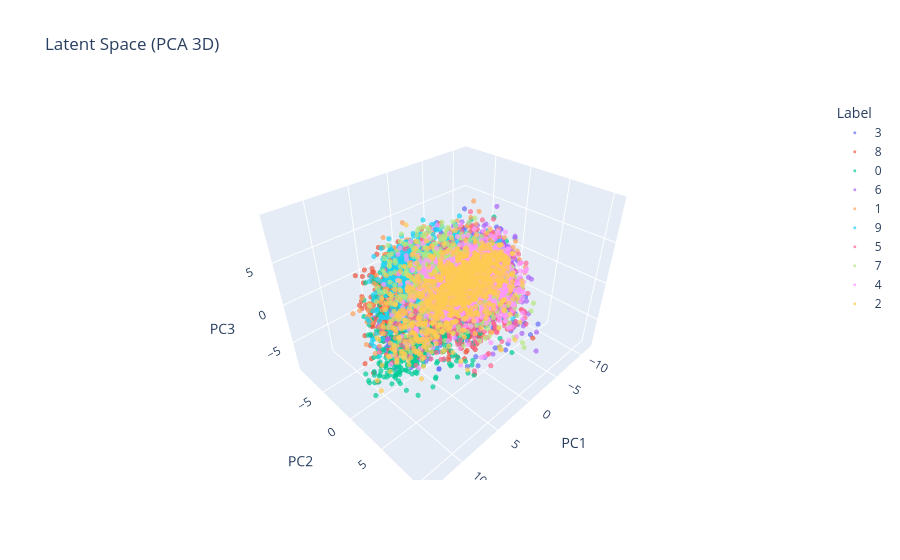

Here is the notebook cell this chart was saved with:
### Code cell
# Latent Model
latent_model = Model(input_layer, enc_layer_6)

# Latent representation
Z_conv = latent_model.predict(X_test)
print(Z_conv.shape)  # (10000, 4, 4, 128)

Z_flat = Z_conv.reshape(len(Z_conv), -1)
print(Z_flat.shape)  # (10000, 2048)

# PCA 3D
pca = PCA(n_components=3)
Z_3d = pca.fit_transform(Z_flat)
print(Z_3d.shape)  # (10000, 3)

y_plot = y_test.ravel()   

# Plotly 3D
fig = px.scatter_3d(
    x=Z_3d[:, 0],
    y=Z_3d[:, 1],
    z=Z_3d[:, 2],
    color=y_plot.astype(str),
    opacity=0.7,
    title="Latent Space (PCA 3D)",
    labels={
        "x": "PC1",
        "y": "PC2",
        "z": "PC3",
        "color": "Label"
    }
)

fig.update_traces(marker=dict(size=3))
fig.show()

### Figure 1 — Plotly figure (JSON) as saved in the notebook; plotly's stock layout.template omitted (floating-point values rounded to 4 significant figures; data arrays with more than 128 entries replaced by an {"elided": "..."} marker saying what was removed)
{"data": [{"hovertemplate": "Label=3<br>PC1=%{x}<br>PC2=%{y}<br>PC3=%{z}<extra></extra>", "legendgroup": "3", "marker": {"color": "#636efa", "opacity": 0.7, "size": 3, "symbol": "circle"}, "mode": "markers", "name": "3", "scene": "scene", "showlegend": true, "type": "scatter3d", "x": {"elided": "1000 float values"}, "y": {"elided": "1000 float values"}, "z": {"elided": "1000 float values"}}, {"hovertemplate": "Label=8<br>PC1=%{x}<br>PC2=%{y}<br>PC3=%{z}<extra></extra>", "legendgroup": "8", "marker": {"color": "#EF553B", "opacity": 0.7, "size": 3, "symbol": "circle"}, "mode": "markers", "name": "8", "scene": "scene", "showlegend": true, "type": "scatter3d", "x": {"elided": "1000 float values"}, "y": {"elided": "1000 float values"}, "z": {"elided": "1000 float values"}}, {"hovertemplate": "Label=0<br>PC1=%{x}<br>PC2=%{y}<br>PC3=%{z}<extra></extra>", "legendgroup": "0", "marker": {"color": "#00cc96", "opacity": 0.7, "size": 3, "symbol": "circle"}, "mode": "markers", "name": "0", "scene": "scene", "showlegend": true, "type": "scatter3d", "x": {"elided": "1000 float values"}, "y": {"elided": "1000 float values"}, "z": {"elided": "1000 float values"}}, {"hovertemplate": "Label=6<br>PC1=%{x}<br>PC2=%{y}<br>PC3=%{z}<extra></extra>", "legendgroup": "6", "marker": {"color": "#ab63fa", "opacity": 0.7, "size": 3, "symbol": "circle"}, "mode": "markers", "name": "6", "scene": "scene", "showlegend": true, "type": "scatter3d", "x": {"elided": "1000 float values"}, "y": {"elided": "1000 float values"}, "z": {"elided": "1000 float values"}}, {"hovertemplate": "Label=1<br>PC1=%{x}<br>PC2=%{y}<br>PC3=%{z}<extra></extra>", "legendgroup": "1", "marker": {"color": "#FFA15A", "opacity": 0.7, "size": 3, "symbol": "circle"}, "mode": "markers", "name": "1", "scene": "scene", "showlegend": true, "type": "scatter3d", "x": {"elided": "1000 float values"}, "y": {"elided": "1000 float values"}, "z": {"elided": "1000 float values"}}, {"hovertemplate": "Label=9<br>PC1=%{x}<br>PC2=%{y}<br>PC3=%{z}<extra></extra>", "legendgroup": "9", "marker": {"color": "#19d3f3", "opacity": 0.7, "size": 3, "symbol": "circle"}, "mode": "markers", "name": "9", "scene": "scene", "showlegend": true, "type": "scatter3d", "x": {"elided": "1000 float values"}, "y": {"elided": "1000 float values"}, "z": {"elided": "1000 float values"}}, {"hovertemplate": "Label=5<br>PC1=%{x}<br>PC2=%{y}<br>PC3=%{z}<extra></extra>", "legendgroup": "5", "marker": {"color": "#FF6692", "opacity": 0.7, "size": 3, "symbol": "circle"}, "mode": "markers", "name": "5", "scene": "scene", "showlegend": true, "type": "scatter3d", "x": {"elided": "1000 float values"}, "y": {"elided": "1000 float values"}, "z": {"elided": "1000 float values"}}, {"hovertemplate": "Label=7<br>PC1=%{x}<br>PC2=%{y}<br>PC3=%{z}<extra></extra>", "legendgroup": "7", "marker": {"color": "#B6E880", "opacity": 0.7, "size": 3, "symbol": "circle"}, "mode": "markers", "name": "7", "scene": "scene", "showlegend": true, "type": "scatter3d", "x": {"elided": "1000 float values"}, "y": {"elided": "1000 float values"}, "z": {"elided": "1000 float values"}}, {"hovertemplate": "Label=4<br>PC1=%{x}<br>PC2=%{y}<br>PC3=%{z}<extra></extra>", "legendgroup": "4", "marker": {"color": "#FF97FF", "opacity": 0.7, "size": 3, "symbol": "circle"}, "mode": "markers", "name": "4", "scene": "scene", "showlegend": true, "type": "scatter3d", "x": {"elided": "1000 float values"}, "y": {"elided": "1000 float values"}, "z": {"elided": "1000 float values"}}, {"hovertemplate": "Label=2<br>PC1=%{x}<br>PC2=%{y}<br>PC3=%{z}<extra></extra>", "legendgroup": "2", "marker": {"color": "#FECB52", "opacity": 0.7, "size": 3, "symbol": "circle"}, "mode": "markers", "name": "2", "scene": "scene", "showlegend": true, "type": "scatter3d", "x": {"elided": "1000 float values"}, "y": {"elided": "1000 float values"}, "z": {"elided": "1000 float values"}}], "layout": {"legend": {"title": {"text": "Label"}, "tracegroupgap": 0}, "scene": {"domain": {"x": [0, 1], "y": [0, 1]}, "xaxis": {"title": {"text": "PC1"}}, "yaxis": {"title": {"text": "PC2"}}, "zaxis": {"title": {"text": "PC3"}}}, "title": {"text": "Latent Space (PCA 3D)"}}}
